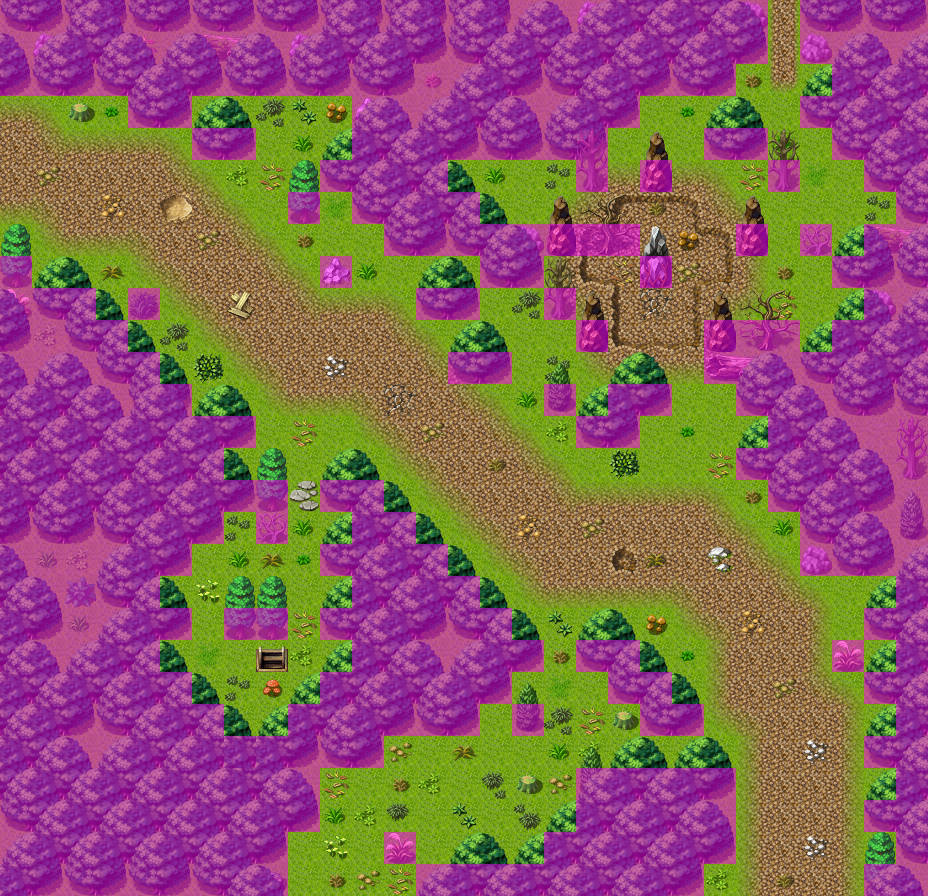

This is a level from a 2D game, rendered from its Tiled map with the project's own tilesets. A one-line summary and the map file follow, with tile-layer data summarised:
An orthogonal 29x28 tile map with 32x32 px tiles, 6 tile layers (Ground, Objects, Objects_after, Above, ...), 60 tilesets and 17 objects (6x replace, 5x mapchange, 5x spawn, sign).

<map version="1.0" orientation="orthogonal" renderorder="right-down" width="29" height="28" tilewidth="32" tileheight="32" nextobjectid="18">
 <properties>
  <property name="outdoors" value="1" />
 </properties>
 <tileset firstgid="1" name="map_bed_1" tilewidth="32" tileheight="32" tilecount="128" columns="16">
  <image source="../drawable/map_bed_1.png" width="512" height="256" />
 </tileset>
 <tileset firstgid="129" name="map_border_1" tilewidth="32" tileheight="32" tilecount="128" columns="16">
  <image source="../drawable/map_border_1.png" width="512" height="256" />
 </tileset>
 <tileset firstgid="257" name="map_bridge_1" tilewidth="32" tileheight="32" tilecount="128" columns="16">
  <image source="../drawable/map_bridge_1.png" width="512" height="256" />
 </tileset>
 <tileset firstgid="385" name="map_bridge_2" tilewidth="32" tileheight="32" tilecount="128" columns="16">
  <image source="../drawable/map_bridge_2.png" width="512" height="256" />
 </tileset>
 <tileset firstgid="513" name="map_broken_1" tilewidth="32" tileheight="32" tilecount="128" columns="16">
  <image source="../drawable/map_broken_1.png" width="512" height="256" />
 </tileset>
 <tileset firstgid="641" name="map_cavewall_1" tilewidth="32" tileheight="32" tilecount="108" columns="18">
  <image source="../drawable/map_cavewall_1.png" width="576" height="192" />
 </tileset>
 <tileset firstgid="749" name="map_cavewall_2" tilewidth="32" tileheight="32" tilecount="108" columns="18">
  <image source="../drawable/map_cavewall_2.png" width="576" height="192" />
 </tileset>
 <tileset firstgid="857" name="map_cavewall_3" tilewidth="32" tileheight="32" tilecount="108" columns="18">
  <image source="../drawable/map_cavewall_3.png" width="576" height="192" />
 </tileset>
 <tileset firstgid="965" name="map_cavewall_4" tilewidth="32" tileheight="32" tilecount="108" columns="18">
  <image source="../drawable/map_cavewall_4.png" width="576" height="192" />
 </tileset>
 <tileset firstgid="1073" name="map_chair_table_1" tilewidth="32" tileheight="32" tilecount="128" columns="16">
  <image source="../drawable/map_chair_table_1.png" width="512" height="256" />
 </tileset>
 <tileset firstgid="1201" name="map_chair_table_2" tilewidth="32" tileheight="32" tilecount="128" columns="16">
  <image source="../drawable/map_chair_table_2.png" width="512" height="256" />
 </tileset>
 <tileset firstgid="1329" name="map_crate_1" tilewidth="32" tileheight="32" tilecount="128" columns="16">
  <image source="../drawable/map_crate_1.png" width="512" height="256" />
 </tileset>
 <tileset firstgid="1457" name="map_cupboard_1" tilewidth="32" tileheight="32" tilecount="128" columns="16">
  <image source="../drawable/map_cupboard_1.png" width="512" height="256" />
 </tileset>
 <tileset firstgid="1585" name="map_curtain_1" tilewidth="32" tileheight="32" tilecount="128" columns="16">
  <image source="../drawable/map_curtain_1.png" width="512" height="256" />
 </tileset>
 <tileset firstgid="1713" name="map_entrance_1" tilewidth="32" tileheight="32" tilecount="128" columns="16">
  <image source="../drawable/map_entrance_1.png" width="512" height="256" />
 </tileset>
 <tileset firstgid="1841" name="map_entrance_2" tilewidth="32" tileheight="32" tilecount="128" columns="16">
  <image source="../drawable/map_entrance_2.png" width="512" height="256" />
 </tileset>
 <tileset firstgid="1969" name="map_fence_1" tilewidth="32" tileheight="32" tilecount="128" columns="16">
  <image source="../drawable/map_fence_1.png" width="512" height="256" />
 </tileset>
 <tileset firstgid="2097" name="map_fence_2" tilewidth="32" tileheight="32" tilecount="128" columns="16">
  <image source="../drawable/map_fence_2.png" width="512" height="256" />
 </tileset>
 <tileset firstgid="2225" name="map_fence_3" tilewidth="32" tileheight="32" tilecount="128" columns="16">
  <image source="../drawable/map_fence_3.png" width="512" height="256" />
 </tileset>
 <tileset firstgid="2353" name="map_fence_4" tilewidth="32" tileheight="32" tilecount="128" columns="16">
  <image source="../drawable/map_fence_4.png" width="512" height="256" />
 </tileset>
 <tileset firstgid="2481" name="map_ground_1" tilewidth="32" tileheight="32" tilecount="128" columns="16">
  <image source="../drawable/map_ground_1.png" width="512" height="256" />
 </tileset>
 <tileset firstgid="2609" name="map_ground_2" tilewidth="32" tileheight="32" tilecount="128" columns="16">
  <image source="../drawable/map_ground_2.png" width="512" height="256" />
 </tileset>
 <tileset firstgid="2737" name="map_ground_3" tilewidth="32" tileheight="32" tilecount="128" columns="16">
  <image source="../drawable/map_ground_3.png" width="512" height="256" />
 </tileset>
 <tileset firstgid="2865" name="map_ground_4" tilewidth="32" tileheight="32" tilecount="128" columns="16">
  <image source="../drawable/map_ground_4.png" width="512" height="256" />
 </tileset>
 <tileset firstgid="2993" name="map_ground_5" tilewidth="32" tileheight="32" tilecount="128" columns="16">
  <image source="../drawable/map_ground_5.png" width="512" height="256" />
 </tileset>
 <tileset firstgid="3121" name="map_ground_6" tilewidth="32" tileheight="32" tilecount="128" columns="16">
  <image source="../drawable/map_ground_6.png" width="512" height="256" />
 </tileset>
 <tileset firstgid="3249" name="map_ground_7" tilewidth="32" tileheight="32" tilecount="128" columns="16">
  <image source="../drawable/map_ground_7.png" width="512" height="256" />
 </tileset>
 <tileset firstgid="3377" name="map_ground_8" tilewidth="32" tileheight="32" tilecount="128" columns="16">
  <image source="../drawable/map_ground_8.png" width="512" height="256" />
 </tileset>
 <tileset firstgid="3505" name="map_house_1" tilewidth="32" tileheight="32" tilecount="128" columns="16">
  <image source="../drawable/map_house_1.png" width="512" height="256" />
 </tileset>
 <tileset firstgid="3633" name="map_house_2" tilewidth="32" tileheight="32" tilecount="128" columns="16">
  <image source="../drawable/map_house_2.png" width="512" height="256" />
 </tileset>
 <tileset firstgid="3761" name="map_indoor_1" tilewidth="32" tileheight="32" tilecount="128" columns="16">
  <image source="../drawable/map_indoor_1.png" width="512" height="256" />
 </tileset>
 <tileset firstgid="3889" name="map_indoor_2" tilewidth="32" tileheight="32" tilecount="128" columns="16">
  <image source="../drawable/map_indoor_2.png" width="512" height="256" />
 </tileset>
 <tileset firstgid="4017" name="map_kitchen_1" tilewidth="32" tileheight="32" tilecount="128" columns="16">
  <image source="../drawable/map_kitchen_1.png" width="512" height="256" />
 </tileset>
 <tileset firstgid="4145" name="map_outdoor_1" tilewidth="32" tileheight="32" tilecount="128" columns="16">
  <image source="../drawable/map_outdoor_1.png" width="512" height="256" />
 </tileset>
 <tileset firstgid="4273" name="map_pillar_1" tilewidth="32" tileheight="32" tilecount="128" columns="16">
  <image source="../drawable/map_pillar_1.png" width="512" height="256" />
 </tileset>
 <tileset firstgid="4401" name="map_pillar_2" tilewidth="32" tileheight="32" tilecount="128" columns="16">
  <image source="../drawable/map_pillar_2.png" width="512" height="256" />
 </tileset>
 <tileset firstgid="4529" name="map_plant_1" tilewidth="32" tileheight="32" tilecount="128" columns="16">
  <image source="../drawable/map_plant_1.png" width="512" height="256" />
 </tileset>
 <tileset firstgid="4657" name="map_plant_2" tilewidth="32" tileheight="32" tilecount="128" columns="16">
  <image source="../drawable/map_plant_2.png" width="512" height="256" />
 </tileset>
 <tileset firstgid="4785" name="map_rock_1" tilewidth="32" tileheight="32" tilecount="128" columns="16">
  <image source="../drawable/map_rock_1.png" width="512" height="256" />
 </tileset>
 <tileset firstgid="4913" name="map_rock_2" tilewidth="32" tileheight="32" tilecount="128" columns="16">
  <image source="../drawable/map_rock_2.png" width="512" height="256" />
 </tileset>
 <tileset firstgid="5041" name="map_roof_1" tilewidth="32" tileheight="32" tilecount="128" columns="16">
  <image source="../drawable/map_roof_1.png" width="512" height="256" />
 </tileset>
 <tileset firstgid="5169" name="map_roof_2" tilewidth="32" tileheight="32" tilecount="128" columns="16">
  <image source="../drawable/map_roof_2.png" width="512" height="256" />
 </tileset>
 <tileset firstgid="5297" name="map_roof_3" tilewidth="32" tileheight="32" tilecount="128" columns="16">
  <image source="../drawable/map_roof_3.png" width="512" height="256" />
 </tileset>
 <tileset firstgid="5425" name="map_shop_1" tilewidth="32" tileheight="32" tilecount="128" columns="16">
  <image source="../drawable/map_shop_1.png" width="512" height="256" />
 </tileset>
 <tileset firstgid="5553" name="map_sign_ladder_1" tilewidth="32" tileheight="32" tilecount="128" columns="16">
  <image source="../drawable/map_sign_ladder_1.png" width="512" height="256" />
 </tileset>
 <tileset firstgid="5681" name="map_table_1" tilewidth="32" tileheight="32" tilecount="128" columns="16">
  <image source="../drawable/map_table_1.png" width="512" height="256" />
 </tileset>
 <tileset firstgid="5809" name="map_trail_1" tilewidth="32" tileheight="32" tilecount="128" columns="16">
  <image source="../drawable/map_trail_1.png" width="512" height="256" />
 </tileset>
 <tileset firstgid="5937" name="map_transition_1" tilewidth="32" tileheight="32" tilecount="128" columns="16">
  <image source="../drawable/map_transition_1.png" width="512" height="256" />
 </tileset>
 <tileset firstgid="6065" name="map_transition_2" tilewidth="32" tileheight="32" tilecount="128" columns="16">
  <image source="../drawable/map_transition_2.png" width="512" height="256" />
 </tileset>
 <tileset firstgid="6193" name="map_transition_3" tilewidth="32" tileheight="32" tilecount="128" columns="16">
  <image source="../drawable/map_transition_3.png" width="512" height="256" />
 </tileset>
 <tileset firstgid="6321" name="map_transition_4" tilewidth="32" tileheight="32" tilecount="128" columns="16">
  <image source="../drawable/map_transition_4.png" width="512" height="256" />
 </tileset>
 <tileset firstgid="6449" name="map_transition_5" tilewidth="32" tileheight="32" tilecount="128" columns="16">
  <image source="../drawable/map_transition_5.png" width="512" height="256" />
 </tileset>
 <tileset firstgid="6577" name="map_tree_1" tilewidth="32" tileheight="32" tilecount="128" columns="16">
  <image source="../drawable/map_tree_1.png" width="512" height="256" />
 </tileset>
 <tileset firstgid="6705" name="map_tree_2" tilewidth="32" tileheight="32" tilecount="128" columns="16">
  <image source="../drawable/map_tree_2.png" width="512" height="256" />
 </tileset>
 <tileset firstgid="6833" name="map_wall_1" tilewidth="32" tileheight="32" tilecount="128" columns="16">
  <image source="../drawable/map_wall_1.png" width="512" height="256" />
 </tileset>
 <tileset firstgid="6961" name="map_wall_2" tilewidth="32" tileheight="32" tilecount="120" columns="15">
  <image source="../drawable/map_wall_2.png" width="480" height="256" />
 </tileset>
 <tileset firstgid="7081" name="map_wall_3" tilewidth="32" tileheight="32" tilecount="120" columns="15">
  <image source="../drawable/map_wall_3.png" width="480" height="256" />
 </tileset>
 <tileset firstgid="7201" name="map_wall_4" tilewidth="32" tileheight="32" tilecount="120" columns="15">
  <image source="../drawable/map_wall_4.png" width="480" height="256" />
 </tileset>
 <tileset firstgid="7321" name="map_window_1" tilewidth="32" tileheight="32" tilecount="128" columns="16">
  <image source="../drawable/map_window_1.png" width="512" height="256" />
 </tileset>
 <tileset firstgid="7449" name="map_window_2" tilewidth="32" tileheight="32" tilecount="128" columns="16">
  <image source="../drawable/map_window_2.png" width="512" height="256" />
 </tileset>
 <layer name="Ground" width="29" height="28">
  <data>[812 cells, 812 non-empty, 16 distinct tile ids]</data>
 </layer>
 <layer name="Objects" width="29" height="28">
  <data>[812 cells, 616 non-empty, 64 distinct tile ids]</data>
 </layer>
 <layer name="Objects_after" width="29" height="28">
  <data>[812 cells, 1 non-empty, 1 distinct tile ids]</data>
 </layer>
 <layer name="Above" width="29" height="28">
  <data>[812 cells, 140 non-empty, 16 distinct tile ids]</data>
 </layer>
 <layer name="Above_after" width="29" height="28">
  <data>[812 cells, 6 non-empty, 2 distinct tile ids]</data>
 </layer>
 <layer name="Walkable" width="29" height="28">
  <data>[812 cells, 426 non-empty, 1 distinct tile ids]</data>
 </layer>
 <objectgroup name="Mapevents">
  <object id="1" name="west" type="mapchange" x="0" y="96" width="32" height="160">
   <properties>
    <property name="map" value="roadbeforecrossroads" />
    <property name="place" value="east" />
   </properties>
  </object>
  <object id="2" name="south2" type="mapchange" x="704" y="864" width="160" height="32">
   <properties>
    <property name="map" value="roadbeforecrossroads2" />
    <property name="place" value="north2" />
   </properties>
  </object>
  <object id="3" name="south1" type="mapchange" x="288" y="864" width="128" height="32">
   <properties>
    <property name="map" value="roadbeforecrossroads2" />
    <property name="place" value="north1" />
   </properties>
  </object>
  <object id="4" name="down south" type="mapchange" x="256" y="640" width="32" height="32">
   <properties>
    <property name="map" value="roadcave0" />
    <property name="place" value="up north" />
   </properties>
  </object>
  <object id="5" name="north" type="mapchange" x="768" y="0" width="32" height="32">
   <properties>
    <property name="map" value="lodar0" />
    <property name="place" value="south" />
   </properties>
  </object>
  <object id="6" name="sign_roadbeforecrossroads1" type="sign" x="608" y="192" width="96" height="160" />
 </objectgroup>
 <objectgroup name="Spawn">
  <object id="7" name="fox2" type="spawn" x="192" y="96" width="160" height="64">
   <properties>
    <property name="spawngroup" value="fox2" />
   </properties>
  </object>
  <object id="8" name="jelly1" type="spawn" x="160" y="448" width="192" height="288">
   <properties>
    <property name="quantity" value="3" />
    <property name="spawngroup" value="jelly1" />
   </properties>
  </object>
  <object id="9" name="forestserpent1" type="spawn" x="512" y="608" width="160" height="128">
   <properties>
    <property name="quantity" value="2" />
    <property name="spawngroup" value="forestserpent1" />
   </properties>
  </object>
  <object id="10" name="forestfly1" type="spawn" x="768" y="128" width="128" height="192">
   <properties>
    <property name="spawngroup" value="forestfly1" />
   </properties>
  </object>
  <object id="11" name="forestwolf2" type="spawn" x="640" y="384" width="128" height="96">
   <properties>
    <property name="spawngroup" value="forestwolf2" />
   </properties>
  </object>
 </objectgroup>
 <objectgroup name="Keys" />
 <objectgroup name="Replace">
  <object id="12" name="lodar2:50" type="replace" x="736" y="192" width="32" height="64">
   <properties>
    <property name="Above" value="Above_after" />
   </properties>
  </object>
  <object id="13" name="lodar2:50" type="replace" x="640" y="128" width="32" height="64">
   <properties>
    <property name="Above" value="Above_after" />
   </properties>
  </object>
  <object id="14" name="lodar2:50" type="replace" x="544" y="192" width="32" height="64">
   <properties>
    <property name="Above" value="Above_after" />
   </properties>
  </object>
  <object id="15" name="lodar2:50" type="replace" x="576" y="288" width="32" height="64">
   <properties>
    <property name="Above" value="Above_after" />
   </properties>
  </object>
  <object id="16" name="lodar2:50" type="replace" x="704" y="288" width="32" height="64">
   <properties>
    <property name="Above" value="Above_after" />
   </properties>
  </object>
  <object id="17" name="lodar2:50" type="replace" x="640" y="224" width="32" height="64">
   <properties>
    <property name="Above" value="Above_after" />
    <property name="Objects" value="Objects_after" />
   </properties>
  </object>
 </objectgroup>
</map>
